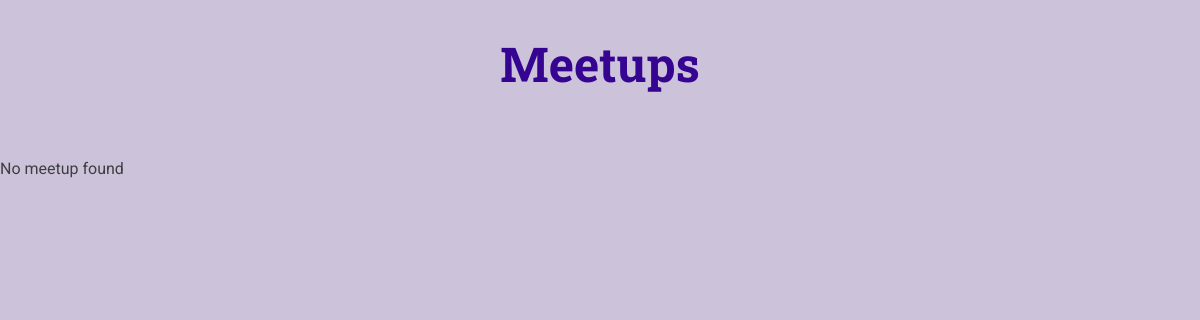
Page /meetups/meetups/second-meetup/ on the earlier database version.
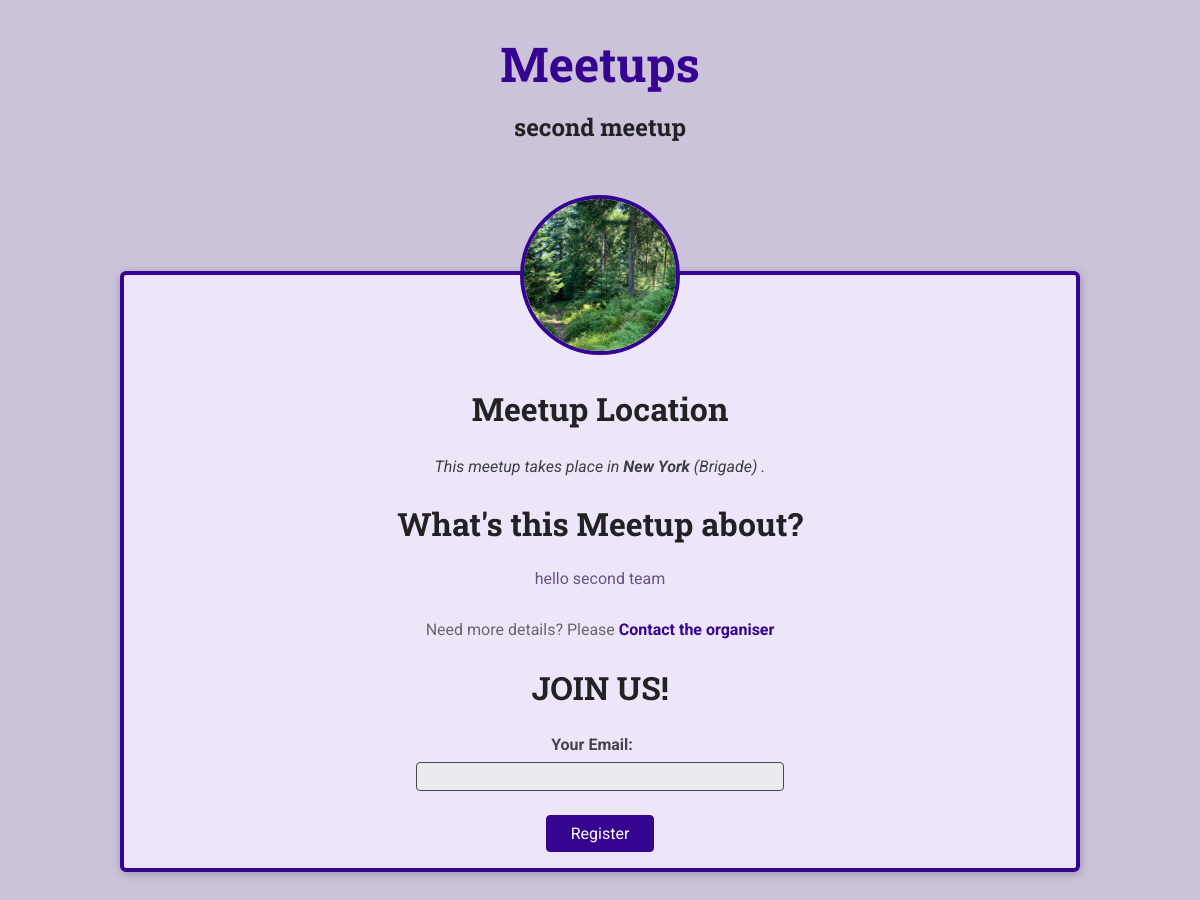
Same page on the later database version.
### meetups/models.py (models this page shows, shortened)
class Meetup(models.Model):
    title = models.CharField(max_length=200)
    organiser_email = models.EmailField()
    date = models.DateField()
    slug = models.SlugField(unique=True)
    description = models.TextField()
    image = models.ImageField(upload_to='images')
    location = models.ForeignKey(Location,on_delete=models.CASCADE)
    participants = models.ManyToManyField(Participant, blank=True)

class Location(models.Model):
    name = models.CharField(max_length=200)
    address = models.CharField(max_length=200)

### meetups/views.py (the view, shortened to what this page needs)
# urls.py: path("meetups/<slug:meetup_slug>/",views.meetup_details,name='meetup_detail'),
def meetup_details(request,meetup_slug):
    try:
        selected_meetup = Meetup.objects.get(slug=meetup_slug)
        if request.method == 'GET':
            registration_form = RegistrationForm()
        return render (request , 'meetups/meetup-detail.html' , {
            'meetup_found' : True ,
            'meetups' : selected_meetup,
            'form' : registration_form
         })
    except Exception as exe:
        print(exe)
        return render (request , 'meetups/meetup-detail.html' , {
            'meetup_found' : False ,
         })

### meetups/forms.py
class RegistrationForm(forms.Form):
    email = forms.EmailField(label='Your Email')

### meetups/templates/meetups/meetup-detail.html (shortened to what this page needs)
{% extends 'meetups/base/base.html' %}
{% load static %}
{% block header_content %}
    <link rel="stylesheet" href="{% static 'meetups/css/meetup-detail.css' %}">
{% endblock %}
{% block heading %}<h1>{{meetups.title}}</h1>{% endblock %}
{% block body_content %}
<main>
  {% if meetup_found %}
  <article>
    <img id="main-image" src="{{meetups.image.url}}" alt=" " >
    <section id="location" >
      <h2> Meetup Location </h2>
      <address> This meetup takes place in <span> {{meetups.location.name}} </span> ({{meetups.location.address}}) .</address>
    </section>
    <section id="details">
        <h2>What's this Meetup about?</h2>
        <p>{{meetups.description}}</p>
        <footer>
            <p>Need more details? Please <a href="mailto:{{meetups.organiser_email}}">Contact the organiser</a></p>
        </footer>
    </section>
    <section id="registration">
        <h2>JOIN US!</h2>
        <form action="{% url 'meetup_detail' meetups.slug %}" method="POST">
          <ul>
            {{form.as_ul}}
          </ul>
          <div id="registration-actions">
            <button>Register</button>
          </div>
        </form>
    </section>
  </article>
  {% else %}
<p>No meetup found</p>
  {% endif %}
</main>
{% endblock %}

### meetups/templates/meetups/base/base.html (shortened to what this page needs)
{% load static %}
<!DOCTYPE html>
<html lang="en">
<head>
    <link rel="stylesheet" href="{% static 'meetups/css/base.css' %}">
    {% block header_content %}  {% endblock %}
</head>
<body>
    <header id="main-header">
        <nav>
            <a href="/meetups" id="main-logo">Meetups</a>
        </nav>
        {% block heading %} {% endblock %}
    </header>
{% block body_content %}
{% endblock %}
</body>
</html>

### meetups/static/meetups/css/base.css (style rules this page uses)
* { box-sizing: border-box; }
body { font-family: 'Roboto', sans-serif; margin: 0; background-color: #ccc3db; color: #3e3e41; }
h1, h2, h3 { font-family: 'Roboto Slab', sans-serif; color: #222224; }
button, .btn { cursor: pointer; font: inherit; padding: 0.5rem 1.5rem; background-color: #350490; border: 1px solid #350490; color: white; border-radius: 4px; text-decoration: none; }
#main-header { width: 100%; text-align: center; padding: 2rem 0; }
#main-header h1 { font-size: 1.5rem; }
#main-logo { font-size: 3rem; font-family: 'Roboto Slab', sans-serif; text-decoration: none; color: #350490; font-weight: bold; }

### meetups/static/meetups/css/meetup-detail.css (style rules this page uses)
article { max-width: 60rem; margin: 5rem auto; border-radius: 6px; background-color: #ede6f8; border: 4px solid #350490; box-shadow: 1px 2px 8px rgba(0, 0, 0, 0.25); position: relative; padding: 1rem; text-align: center; }
#main-image { width: 10rem; height: 10rem; object-fit: cover; position: absolute; top: -5rem; left: calc(50% - 5rem); border-radius: 50%; border: 4px solid #350490; }
section:first-of-type { margin-top: 6rem; }
h2 { font-size: 2rem; }
address span { font-weight: bold; }
#details h2 { margin-bottom: 0.5rem; }
#details > p { color: #665386; padding: 1rem; border-radius: 4px; max-width: 80%; margin: auto; }
#details footer { color: #696472; }
#details footer a { color: #350490; text-decoration: none; font-weight: bold; }
#registration ul { list-style: none; margin: 0; padding: 0; }
#registration label { font-weight: bold; color: #46424d; margin-right: 1rem; display: block; margin-bottom: 0.5rem; }
#registration input { font: inherit; width: 40%; background-color: #ebeaee; border: 1px solid #4b4753; border-radius: 4px; padding: 0.25rem; }
#registration-actions { margin-top: 1.5rem; }

Differences in the rows shown:
added Meetup: title "second meetup", image (picture), location.name "New York", location.address "Brigade", description "hello second team"
Other differences:
text no longer shown: "No meetup found"
text now shown: "Meetup Location This meetup takes place in ( ) . What's this Meetup about? Need more details? Please Contact the organiser JOIN US! Your Email: Register"
